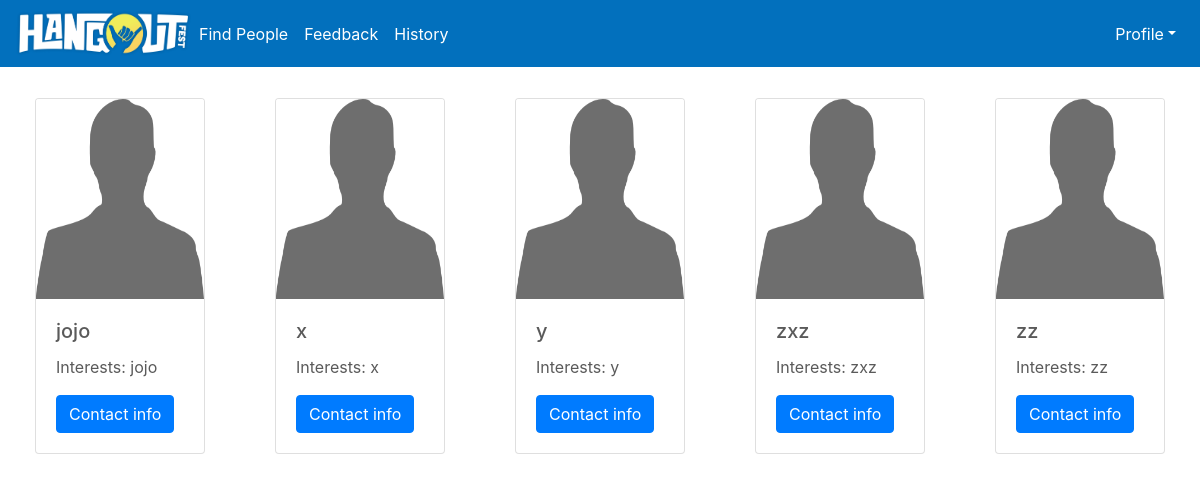
Page /findpeople on the committed database.
### tables this page shows
CREATE TABLE "users"
(
	id integer not null
		constraint users_pk
			primary key autoincrement,
	date_of_registration timestamp default CURRENT_TIMESTAMP not null,
	username varchar(255) not null,
	email varchar(255) not null,
	password varchar(255) not null, photoType varchar(255),
	unique (id, username)
);

CREATE TABLE hangout_info
(
	id int not null /*autoincrement needs PK*/,
	fullname varchar(1024) not null,
	number integer not null,
	interests varchar(2048) not null
);

### app.py (the view)
@login_required
@app.route('/findpeople')
def finpeople():
    users = db.execute(
        "SELECT users.username,email,fullname,number,interests,photoType from users"
        " INNER JOIN hangout_info ON hangout_info.id=users.id").fetchall()
    return render_template('find_people.html', users=users)

### app.py (called while the page is built)
@app.after_request
def after_request(response):
    response.headers['Cache-Control'] = \
        'no-cache, no-store, must-revalidate'
    response.headers['Expires'] = 0
    response.headers['Pragma'] = 'no-cache'
    return response

### templates/find_people.html (shortened to what this page needs)
{% extends "base.html" %}
{% block content %}
    <main role="main">
        <div class="results container-lg">
            {% for user in users %}
                <div class="card" style="max-width: 200px;max-height: 450px">
                    <img class="card-img-top userphoto" width="250" height="200"
                         src="/static/profile_photos/{{ user[5] }}"
                         alt="{{ user[0] }}"/>
                    <div class="card-body">
                        <h5 class="card-title">{{ user[2] }}</h5>
                        <p class="card-text">Interests: {{ user[4] }}</p>
                        <button type="button" data-target="#{{ user[0] }}-contactInfo" data-toggle="modal"
                                class="btn btn-zenon btn-primary">Contact info
                        </button>
                    </div>
                </div>
            {% endfor %}
        </div>
    </main>
{% endblock %}

### templates/base.html (shortened to what this page needs)
<!DOCTYPE html>
<html lang="en">
<head>
    {% block head %}
        <link href="/static/login.css" rel="stylesheet">
        <link rel="stylesheet" href="https://stackpath.bootstrapcdn.com/bootstrap/4.3.1/css/bootstrap.min.css"
>
        <link href="/static/carousel.css" rel="stylesheet">
        <link rel="stylesheet" href="/static/base.css">
        <link rel="stylesheet" href="/static/stars.css"/>
    {% endblock %}
</head>
<body>
{% block nav %}
    <header>
        <nav class="navbar navbar-expand-md fixed-top">
            <a href="/">
                <img src="/static/hangout-logo-2019.png" height="51" width="175" alt="logo"/>
            </a>
            <div class="collapse navbar-collapse" id="navbarSupportedContent">
                <div id="navbarCollapse" class="collapse navbar-collapse">
                    <ul class="nav navbar-nav" id="navbar-left">
                        <li class="nav-item">
                            <a href="/findpeople" class="nav-link">Find People</a>
                        </li>
                        <li class="nav-item">
                            <a href="/feedback" class="nav-link">Feedback</a>
                        </li>
                        <li class="nav-item">
                            <a href="#" class="nav-link">History</a>
                        </li>
                    </ul>
                    <ul class="nav navbar-nav ml-auto" id="navbar-right">
                        <li class="nav-item dropdown" id="profile">
                            <a href="#" class="nav-link dropdown-toggle" data-toggle="dropdown">Profile</a>
                        </li>
                    </ul>
                </div>
            </div>
        </nav>
    </header>
{% endblock %}
<div id="content">
    {% block content %}
    {% endblock %}
</div>
</body>
</html>

### static/login.css (style rules this page uses)
body { color: #434343; background: #dfe7e9; font-family: 'Varela Round', sans-serif; }
.form-control, .btn { border-radius: 50px; outline: none !important; }
.btn-zenon { color: #fff; background-color: #0270BD; border-color: #0270BD; }
nav { background-color: #0270BD; }

### static/carousel.css (style rules this page uses)
body { padding-top: 3rem; color: #5a5a5a; }

### static/base.css (style rules this page uses)
nav { background-color: #0270BD; }
nav a { color: #ffffff; }

### templates/find_people.html (style rules this page uses)
.card { float: left; margin-left: 35px; margin-right: 35px; margin-bottom: 35px; width: 90%; }
.results { margin-top: 50px; height: 100%; display: flex; align-items: center; justify-content: center; }

### rows in the picture
users: photoType (placeholder picture), fullname "jojo", interests "jojo"
users: photoType (placeholder picture), fullname "x", interests "x"
users: photoType (placeholder picture), fullname "y", interests "y"
users: photoType (placeholder picture), fullname "zxz", interests "zxz"
users: photoType (placeholder picture), fullname "zz", interests "zz"
